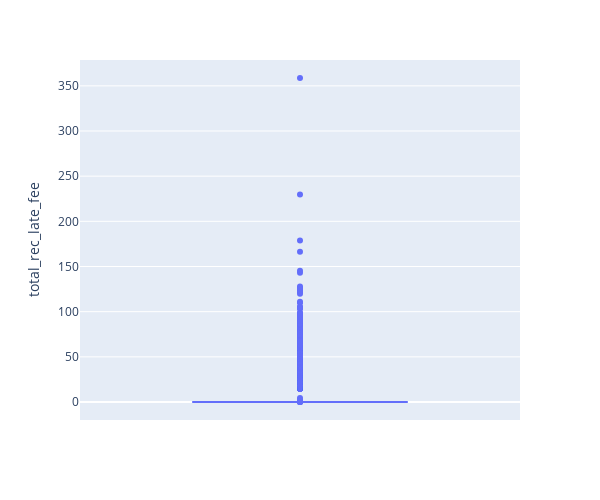
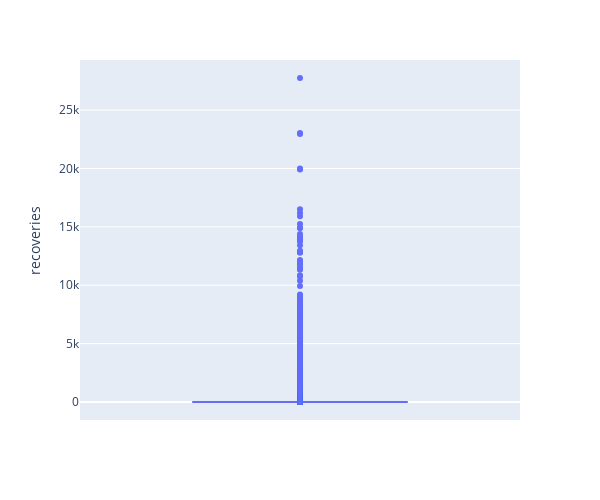
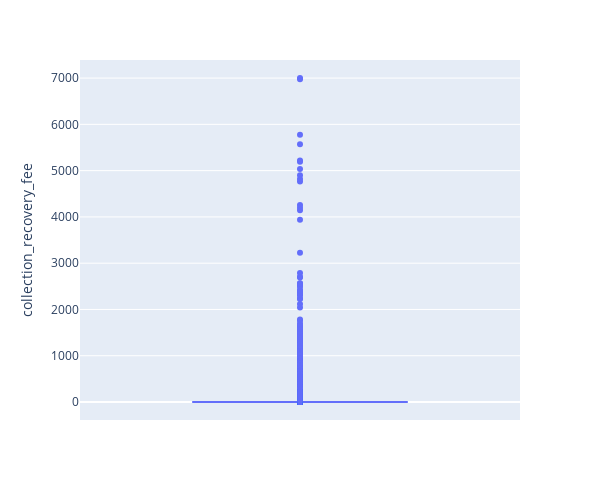

Notebook code cell kept with these figures, in order:
### Code cell
# We can see that the log transformation works for all columns but three: total_rec_late_fee, recoveries and 
# collection_recovery_fee. Let's get some more info on these columns:

three_cols = ['total_rec_late_fee', 'recoveries', 'collection_recovery_fee']

# Let's check for outliers

plotter_1.box_whiskers_plot(loan_payments, three_cols)

# Let's see what a Yeo-Johnson transformation does

for col in three_cols:
    df_transformer_1.yeo_johnson_transform(loan_payments, col)

# There aren't any obvious outliers, nor does a Y-J transformation work. We have to accept that this data is going to be
# difficult to transform to a normal distribution. Therefore, we should leave them alone. We can remove them from our skewed
# columns to be log-transformed, and then log transform the rest:

for col in three_cols:
    skewed_cols.remove(col)

for col in skewed_cols:
    loan_payments[col]= df_transformer_1.log_transform(loan_payments, col)

### Figure 1 — Plotly figure (JSON) as saved in the notebook; plotly's stock layout.template omitted (floating-point values rounded to 4 significant figures; data arrays with more than 128 entries replaced by an {"elided": "..."} marker saying what was removed)
{"data": [{"alignmentgroup": "True", "hovertemplate": "total_rec_late_fee=%{y}<extra></extra>", "legendgroup": "", "marker": {"color": "#636efa"}, "name": "", "notched": false, "offsetgroup": "", "orientation": "v", "showlegend": false, "type": "box", "x0": " ", "xaxis": "x", "y": {"elided": "54151 float values"}, "y0": " ", "yaxis": "y"}], "layout": {"boxmode": "group", "height": 500, "legend": {"tracegroupgap": 0}, "margin": {"t": 60}, "width": 600, "xaxis": {"anchor": "y", "domain": [0, 1]}, "yaxis": {"anchor": "x", "domain": [0, 1], "title": {"text": "total_rec_late_fee"}}}}

### Figure 2 — Plotly figure (JSON) as saved in the notebook; plotly's stock layout.template omitted (floating-point values rounded to 4 significant figures; data arrays with more than 128 entries replaced by an {"elided": "..."} marker saying what was removed)
{"data": [{"alignmentgroup": "True", "hovertemplate": "recoveries=%{y}<extra></extra>", "legendgroup": "", "marker": {"color": "#636efa"}, "name": "", "notched": false, "offsetgroup": "", "orientation": "v", "showlegend": false, "type": "box", "x0": " ", "xaxis": "x", "y": {"elided": "54151 float values"}, "y0": " ", "yaxis": "y"}], "layout": {"boxmode": "group", "height": 500, "legend": {"tracegroupgap": 0}, "margin": {"t": 60}, "width": 600, "xaxis": {"anchor": "y", "domain": [0, 1]}, "yaxis": {"anchor": "x", "domain": [0, 1], "title": {"text": "recoveries"}}}}

### Figure 3 — Plotly figure (JSON) as saved in the notebook; plotly's stock layout.template omitted (floating-point values rounded to 4 significant figures; data arrays with more than 128 entries replaced by an {"elided": "..."} marker saying what was removed)
{"data": [{"alignmentgroup": "True", "hovertemplate": "collection_recovery_fee=%{y}<extra></extra>", "legendgroup": "", "marker": {"color": "#636efa"}, "name": "", "notched": false, "offsetgroup": "", "orientation": "v", "showlegend": false, "type": "box", "x0": " ", "xaxis": "x", "y": {"elided": "54151 float values"}, "y0": " ", "yaxis": "y"}], "layout": {"boxmode": "group", "height": 500, "legend": {"tracegroupgap": 0}, "margin": {"t": 60}, "width": 600, "xaxis": {"anchor": "y", "domain": [0, 1]}, "yaxis": {"anchor": "x", "domain": [0, 1], "title": {"text": "collection_recovery_fee"}}}}
